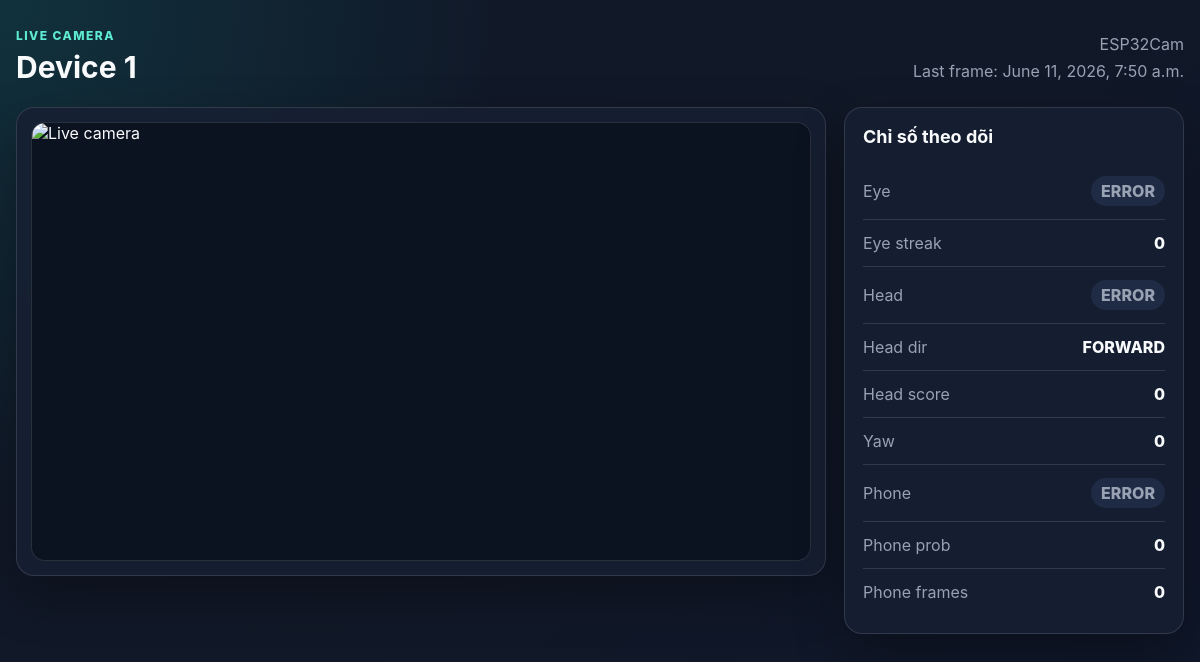
Page /devices/1/live/ on the committed database.
### devices/models.py (models this page shows, shortened)
class Device(models.Model):
    name = models.CharField(max_length=100)
    token = models.CharField(max_length=64, unique=True)
    vehicle = models.ForeignKey(
        Vehicle,
        on_delete=models.SET_NULL,
        null=True,
        blank=True
    )
    is_active = models.BooleanField(default=True)
    last_seen = models.DateTimeField(null=True, blank=True)
    created_at = models.DateTimeField(auto_now_add=True)
    latest_frame = models.ImageField(upload_to='live/', null=True, blank=True)
    latest_frame_at = models.DateTimeField(null=True, blank=True)

### devices/views.py (the view, shortened to what this page needs)
# urls.py: path("<int:id>/live/", views.device_live_view, name="device_live_view"),
def device_live_view(request, id):
    device = get_object_or_404(Device, id=id)
    return render(
        request,
        "live_view.html",
        {
            "device": device,
            "DROWSINESS_EYE_CLOSED_FRAMES": getattr(
                settings, "DROWSINESS_EYE_CLOSED_FRAMES", 6
            ),
        },
    )

### categories/context_processors.py (called while the page is built)
def menu_links(request):
    links = Category.objects.all()
    return dict(links=links)

### templates/live_view.html (shortened to what this page needs)
<!doctype html>
<html lang="vi">
  <head>
  </head>
  <body>
    <main class="live-shell">
      <header class="live-header">
        <div>
          <p>Live camera</p>
          <h1>Device {{ device.id }}</h1>
        </div>
        <div class="device-meta">
          <div>{{ device.name }}</div>
          <div>Last frame: {{ device.latest_frame_at|default:"Chưa có ảnh" }}</div>
        </div>
      </header>
      <section class="live-grid">
        <div class="camera-panel">
          <img id="camera" src="/devices/{{ device.id }}/frame/" alt="Live camera" />
        </div>
        <aside class="status-panel" id="statusBox">
          <h2>Chỉ số theo dõi</h2>
          <div class="metric">
            <span>Eye</span><span class="status-value" id="eyeStatus">...</span>
          </div>
          <div class="metric"><span>Eye streak</span><strong id="eyeStreak">0</strong></div>
          <div class="metric">
            <span>Head</span><span class="status-value" id="headStatus">...</span>
          </div>
          <div class="metric"><span>Head dir</span><strong id="headDirection">FORWARD</strong></div>
          <div class="metric"><span>Head score</span><strong id="headScore">0</strong></div>
          <div class="metric"><span>Yaw</span><strong id="headYaw">0</strong></div>
          <div class="metric">
            <span>Phone</span><span class="status-value" id="phoneStatus">...</span>
          </div>
          <div class="metric"><span>Phone prob</span><strong id="phoneProbability">0</strong></div>
          <div class="metric"><span>Phone frames</span><strong id="phoneFrames">0</strong></div>
        </aside>
      </section>
    </main>
  </body>
</html>

### templates/live_view.html (style rules this page uses)
:root { --bg: #101828; --panel: #172033; --panel-strong: #1f2a44; --line: rgba(255, 255, 255, 0.12); --text: #f8fafc; --muted: #98a2b3; --good: #22c55e; --warn: #f59e0b; --bad: #ef4444; }
* { box-sizing: border-box; }
body { min-height: 100vh; margin: 0; color: var(--text); background: radial-gradient(circle at top left, rgba(20, 184, 166, 0.16), transparent 32rem), linear-gradient(135deg, #101828 0%, #111827 48%, #0f172a 100%); font-family: Inter, system-ui, -apple-system, BlinkMacSystemFont, "Segoe UI", sans-serif; }
.live-shell { width: min(1180px, calc(100% - 32px)); margin: 0 auto; padding: 28px 0; }
.live-header { display: flex; justify-content: space-between; gap: 18px; align-items: flex-end; margin-bottom: 22px; }
.live-header p { margin: 0 0 6px; color: #5eead4; font-size: 12px; font-weight: 800; letter-spacing: 0.12em; text-transform: uppercase; }
.live-header h1 { margin: 0; font-size: 30px; }
.device-meta { color: var(--muted); text-align: right; line-height: 1.7; }
.live-grid { display: grid; grid-template-columns: minmax(0, 1fr) 340px; gap: 18px; align-items: start; }
.camera-panel, .status-panel { border: 1px solid var(--line); border-radius: 18px; background: rgba(23, 32, 51, 0.86); box-shadow: 0 20px 50px rgba(0, 0, 0, 0.32); backdrop-filter: blur(10px); }
.camera-panel { padding: 14px; }
#camera { display: block; width: 100%; aspect-ratio: 16 / 9; object-fit: contain; border: 1px solid var(--line); border-radius: 14px; background: #0b1220; }
.status-panel { padding: 18px; }
.status-panel h2 { margin: 0 0 16px; font-size: 18px; }
.metric { display: flex; align-items: center; justify-content: space-between; gap: 16px; padding: 13px 0; border-top: 1px solid var(--line); }
.metric:first-of-type { border-top: 0; }
.metric span:first-child { color: var(--muted); }
.metric strong, .metric span:last-child { font-weight: 800; }
.status-value { padding: 5px 10px; border-radius: 999px; background: var(--panel-strong); }

### rows in the picture
Device: id "1", name "ESP32Cam", latest_frame_at "June 11, 2026, 7:50 a.m."
